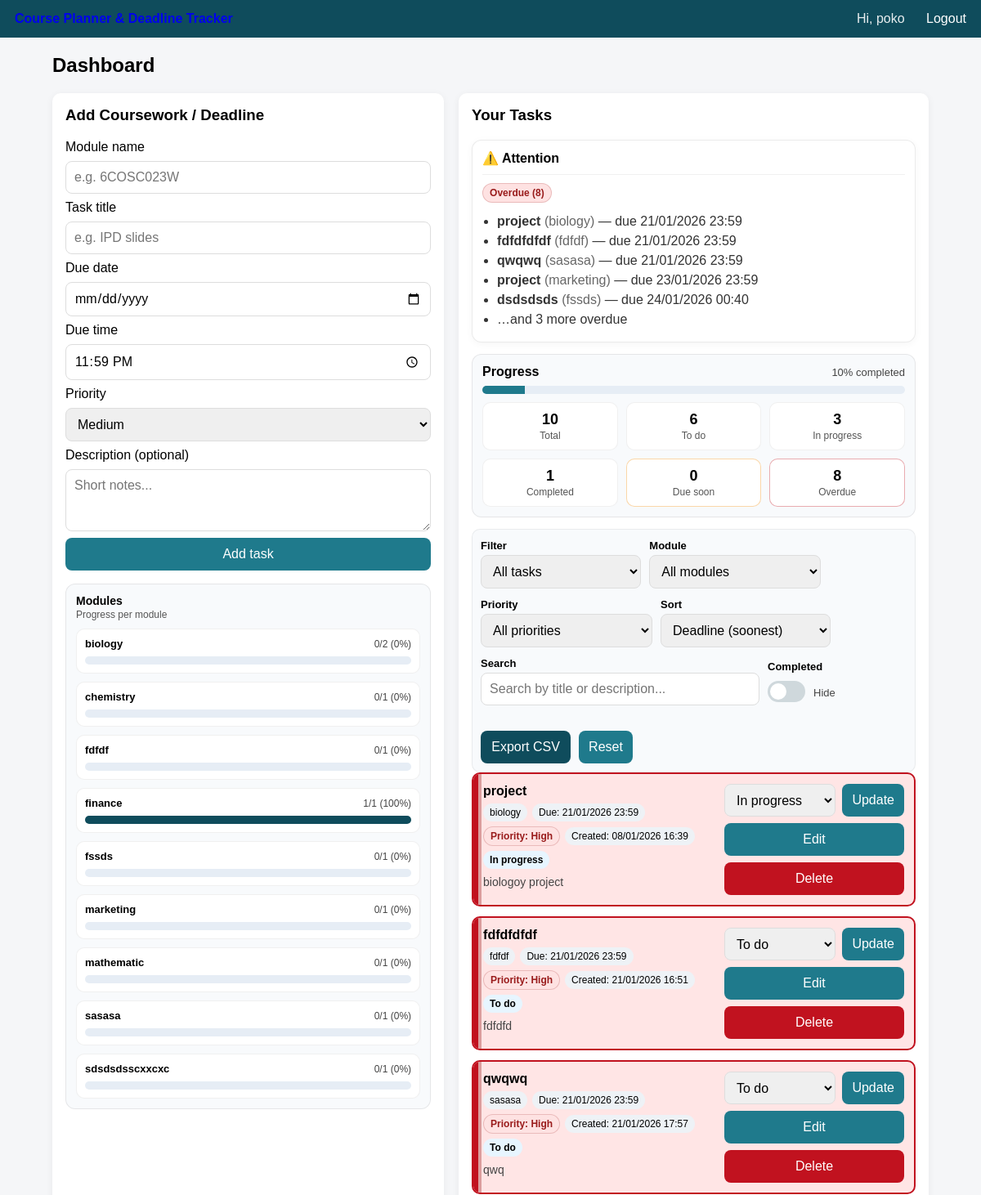
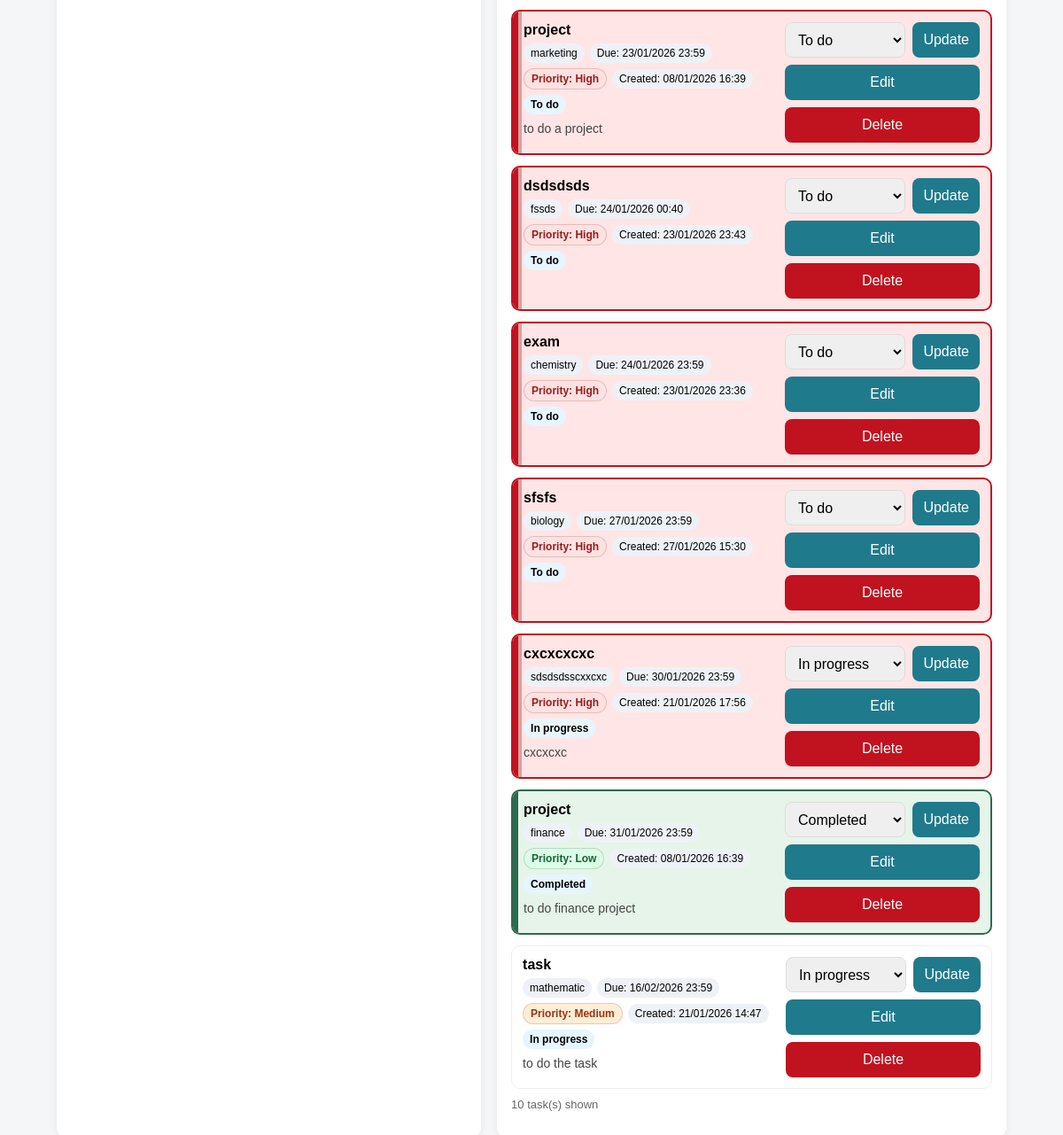
The app's page /dashboard (signed in) with its own data (2 pictures, top to bottom).
### tables this page shows
CREATE TABLE tasks (
    id INTEGER PRIMARY KEY AUTOINCREMENT,
    user_id INTEGER NOT NULL,
    module_name TEXT NOT NULL,
    title TEXT NOT NULL,
    description TEXT,
    due_date TEXT NOT NULL,
    status TEXT NOT NULL DEFAULT 'To do',
    created_at TEXT NOT NULL, priority TEXT NOT NULL DEFAULT 'Medium', due_time TEXT NOT NULL DEFAULT '23:59',
    FOREIGN KEY(user_id) REFERENCES users(id)
);

### app.py (the view, shortened to what this page needs)
@app.route("/dashboard", methods=["GET", "POST"])
def dashboard():
    if not login_required():
        return redirect(url_for("login"))
    conn = get_db()
    tasks_raw = conn.execute(
        "SELECT * FROM tasks WHERE user_id = ? ORDER BY due_date ASC, due_time ASC",
        (session["user_id"],),
    ).fetchall()
    conn.close()
    tasks = []
    now = datetime.now()
    today = date.today()
    total_tasks = 0
    todo_count = 0
    in_progress_count = 0
    completed_count = 0
    overdue_count = 0
    due_soon_count = 0
    module_set = set()
    module_summary_map: dict[str, dict] = {}
    attention = {"overdue": [], "due_today": [], "due_soon": []}
    for row in tasks_raw:
        task = dict(row)
        total_tasks += 1
        module_name = (task.get("module_name") or "").strip()
        if module_name:
            module_set.add(module_name)
            if module_name not in module_summary_map:
                module_summary_map[module_name] = {"module": module_name, "total": 0, "completed": 0}
            module_summary_map[module_name]["total"] += 1
        if task["status"] == "To do":
            todo_count += 1
        elif task["status"] == "In progress":
            in_progress_count += 1
        elif task["status"] == "Completed":
            completed_count += 1
            if module_name:
                module_summary_map[module_name]["completed"] += 1
        task["due_time"] = normalize_time_hhmm(task.get("due_time", "23:59"))
        due_dt = parse_due_datetime(task.get("due_date", ""), task.get("due_time", "23:59"))
        if task["status"] == "Completed":
            task["deadline_state"] = "completed"
        elif due_dt is not None and due_dt < now:
            task["deadline_state"] = "overdue"
            overdue_count += 1
        elif due_dt is not None and due_dt.date() == today:
            task["deadline_state"] = "due_today"
            due_soon_count += 1
        elif due_dt is not None and 0 < (due_dt.date() - today).days <= 3:
            task["deadline_state"] = "due_soon"
            due_soon_count += 1
        else:
            task["deadline_state"] = "normal"
        if task["status"] != "Completed":
            if task["deadline_state"] == "overdue":
                attention["overdue"].append(task)
            elif task["deadline_state"] == "due_today":
                attention["due_today"].append(task)
            elif task["deadline_state"] == "due_soon":
                attention["due_soon"].append(task)
        eff_pr, was_auto = effective_priority(
            task.get("due_date", ""),
            task.get("due_time", "23:59"),
            task.get("status", "To do"),
            task.get("priority", "Medium"),
        )
        task["priority_stored"] = normalize_priority(task.get("priority", "Medium"))
        task["priority"] = eff_pr
        task["priority_auto"] = was_auto
        task["due_date_display"] = format_ymd_date(task.get("due_date", ""))
        task["deadline_display"] = f"{task['due_date_display']} {task['due_time']}"
        task["created_at_display"] = format_iso_datetime(task.get("created_at", ""))
        task["due_iso"] = f"{task.get('due_date','')}T{task.get('due_time','23:59')}"
        tasks.append(task)
    completion_percent = 0 if total_tasks == 0 else round((completed_count / total_tasks) * 100)
    unique_modules = sorted([m for m in module_set if m])
    module_summary = []
    for m in sorted(module_summary_map.keys()):
        total = module_summary_map[m]["total"]
        completed = module_summary_map[m]["completed"]
        percent = 0 if total == 0 else round((completed / total) * 100)
        module_summary.append({"module": m, "total": total, "completed": completed, "percent": percent})
    return render_template(
        "dashboard.html",
        tasks=tasks,
        unique_modules=unique_modules,
        module_summary=module_summary,
        attention=attention,
        stats={
            "total": total_tasks,
            "todo": todo_count,
            "in_progress": in_progress_count,
            "completed": completed_count,
            "overdue": overdue_count,
            "due_soon": due_soon_count,
            "completion_percent": completion_percent,
        },
    )

### templates/dashboard.html (shortened to what this page needs)
{% extends "base.html" %}
{% block content %}
<h2>Dashboard</h2>
<div class="grid">
  <div class="card">
    <h3>Add Coursework / Deadline</h3>
    <form method="post" class="form">
      <label>Module name</label>
      <input name="module_name" placeholder="e.g. 6COSC023W" required>
      <label>Task title</label>
      <input name="title" placeholder="e.g. IPD slides" required>
      <label>Due date</label>
      <input id="addDueDate" name="due_date" type="date" required>
      <label>Due time</label>
      <input id="addDueTime" name="due_time" type="time" value="23:59" required>
      <label>Priority</label>
      <select id="addPriority" name="priority" required>
        <option value="Medium" selected>Medium</option>
      </select>
      <label>Description (optional)</label>
      <textarea name="description" rows="3" placeholder="Short notes..."></textarea>
      <button type="submit">Add task</button>
    </form>
    {% set ms = module_summary if module_summary is defined else [] %}
    <div class="module-panel">
      <div class="module-header">
        <div class="module-title">Modules</div>
        <div class="module-subtitle">Progress per module</div>
      </div>
      {% if ms and ms|length > 0 %}
        <div class="module-list">
          {% for m in ms %}
            <div class="module-row">
              <div class="module-row-top">
                <div class="module-name">{{ m["module"] }}</div>
                <div class="module-stats">{{ m["completed"] }}/{{ m["total"] }} ({{ m["percent"] }}%)</div>
              </div>
              <div class="module-progress">
                <div class="module-progress-fill" style="width: {{ m['percent'] }}%;"></div>
              </div>
            </div>
          {% endfor %}
        </div>
      {% else %}
        <p class="muted" style="margin:8px 0 0 0;">No modules yet. Add a task to begin tracking module progress.</p>
      {% endif %}
    </div>
  </div>
  <div class="card">
    <h3>Your Tasks</h3>
    {% set att = attention if attention is defined else {"overdue": [], "due_today": [], "due_soon": []} %}
    {% set od = att["overdue"] if att["overdue"] is defined else [] %}
    {% set dt = att["due_today"] if att["due_today"] is defined else [] %}
    {% set ds = att["due_soon"] if att["due_soon"] is defined else [] %}
    {% if (od and od|length > 0) or (dt and dt|length > 0) or (ds and ds|length > 0) %}
      <div class="alert-panel">
        <div class="alert-title">⚠️ Attention</div>
        {% if od and od|length > 0 %}
          <div class="alert-block">
            <div class="alert-label danger">Overdue ({{ od|length }})</div>
            <ul class="alert-list">
              {% for x in od[:5] %}
                <li>
                  <strong>{{ x["title"] }}</strong>
                  <span class="muted">({{ x["module_name"] }})</span>
                  — due {{ x["deadline_display"] }}
                </li>
              {% endfor %}
              {% if od|length > 5 %}
                <li class="muted">…and {{ od|length - 5 }} more overdue</li>
              {% endif %}
            </ul>
          </div>
        {% endif %}
      </div>
    {% endif %}
    {% if tasks %}
      <div class="stats-panel">
        <div class="stats-header">
          <div class="stats-title">Progress</div>
          <div class="stats-percent">{{ stats["completion_percent"] }}% completed</div>
        </div>
        <div class="progress-bar">
          <div class="progress-fill" style="width: {{ stats['completion_percent'] }}%;"></div>
        </div>
        <div class="stats-grid">
          <div class="stat-box">
            <div class="stat-number">{{ stats["total"] }}</div>
            <div class="stat-label">Total</div>
          </div>
          <div class="stat-box">
            <div class="stat-number">{{ stats["todo"] }}</div>
            <div class="stat-label">To do</div>
          </div>
          <div class="stat-box">
            <div class="stat-number">{{ stats["in_progress"] }}</div>
            <div class="stat-label">In progress</div>
          </div>
          <div class="stat-box">
            <div class="stat-number">{{ stats["completed"] }}</div>
            <div class="stat-label">Completed</div>
          </div>
          <div class="stat-box warning">
            <div class="stat-number">{{ stats["due_soon"] }}</div>
            <div class="stat-label">Due soon</div>
          </div>
          <div class="stat-box danger">
            <div class="stat-number">{{ stats["overdue"] }}</div>
            <div class="stat-label">Overdue</div>
          </div>
        </div>
      </div>
      <div class="filters">
        <div class="filters-row">
          <div class="filter-block">
            <label>Filter</label>
            <select id="filterState" onchange="applyFiltersAndSort()">
              <option value="all">All tasks</option>
            </select>
          </div>
          <div class="filter-block">
            <label>Module</label>
            <select id="filterModule" onchange="applyFiltersAndSort()">
              <option value="all">All modules</option>
            </select>
          </div>
          <div class="filter-block">
            <label>Priority</label>
            <select id="filterPriority" onchange="applyFiltersAndSort()">
              <option value="all">All priorities</option>
            </select>
          </div>
          <div class="filter-block">
            <label>Sort</label>
            <select id="sortBy" onchange="applyFiltersAndSort()">
              <option value="due_asc">Deadline (soonest)</option>
            </select>
          </div>
          <div class="filter-block grow">
            <label>Search</label>
            <input id="filterSearch" placeholder="Search by title or description..." oninput="applyFiltersAndSort()">
          </div>
          <div class="filter-block toggle-block">
            <label>Completed</label>
            <div class="toggle-row">
              <label class="toggle">
                <span class="toggle-slider"></span>
              </label>
              <span class="toggle-text">Hide</span>
            </div>
          </div>
          <div class="filter-block actions-block">
            <label>&nbsp;</label>
            <div class="actions-row">
              <a class="btn-link" href="{{ url_for('export_csv') }}">Export CSV</a>
              <button type="button" onclick="resetFilters()">Reset</button>
            </div>
          </div>
        </div>
      </div>
      <div class="task-list" id="taskList">
        {% for t in tasks %}
          <div class="task {{ t['deadline_state'] }}"
               id="task-{{ t['id'] }}"
               data-id="{{ t['id'] }}"
               data-state="{{ t['deadline_state'] }}"
               data-module="{{ t['module_name'] }}"
               data-title="{{ (t['title'] or '')|lower }}"
               data-desc="{{ (t['description'] or '')|lower }}"
               data-deadline="{{ t['due_iso'] }}"
               data-status="{{ t['status'] }}"
               data-priority="{{ t['priority'] if t['priority'] else 'Medium' }}">
            <div class="task-main">
              <div class="task-title">{{ t["title"] }}</div>
              <div class="task-meta">
                <span class="pill">{{ t["module_name"] }}</span>
                <span class="pill">Due: {{ t["deadline_display"] }}</span>
                <span class="pill priority-pill {{ (t['priority'] or 'Medium')|lower }}">
                  Priority: {{ t["priority"] or "Medium" }}
                </span>
                <span class="pill">Created: {{ t["created_at_display"] }}</span>
                <span class="pill status">{{ t["status"] }}</span>
              </div>
              {% if t["description"] %}
                <div class="task-desc">{{ t["description"] }}</div>
              {% endif %}
            </div>
            <div class="task-actions">
              <form method="post" action="{{ url_for('update_status', task_id=t['id']) }}">
                <select name="status">
                  <option {% if t["status"]=="To do" %}selected{% endif %}>To do</option>
                  <option {% if t["status"]=="In progress" %}selected{% endif %}>In progress</option>
                  <option {% if t["status"]=="Completed" %}selected{% endif %}>Completed</option>
                </select>
                <button type="submit">Update</button>
              </form>
              <button type="button" onclick="toggleEdit({{ t['id'] }})">Edit</button>
              <form method="post"
                    action="{{ url_for('delete_task', task_id=t['id']) }}"
                    class="delete-form"
                    data-title="{{ t['title']|e }}">
                <button class="danger" type="submit">Delete</button>
              </form>
            </div>
          </div>
        {% endfor %}
      </div>
      <p class="muted" id="resultsNote" style="margin-top:10px;"></p>
    {% endif %}
  </div>
</div>
{% endblock %}

### templates/base.html (shortened to what this page needs)
<!doctype html>
<html lang="en">
<head>
  <link rel="stylesheet" href="{{ url_for('static', filename='style.css', v=cache_bust) }}">
</head>
<body>
  <header class="topbar">
    <div class="brand">
      {% if session.get("user_id") %}
        <a class="link" href="{{ url_for('dashboard') }}" style="font-weight:700; text-decoration:none;">
          Course Planner & Deadline Tracker
        </a>
      {% else %}
        Course Planner & Deadline Tracker
      {% endif %}
    </div>
    <div class="nav">
      {% if session.get("user_id") %}
        <span class="user">Hi, {{ session.get("username") }}</span>
        <a class="link" href="{{ url_for('logout') }}">Logout</a>
      {% else %}
        <a class="link" href="{{ url_for('login') }}">Login</a>
        <a class="link" href="{{ url_for('register') }}">Register</a>
      {% endif %}
    </div>
  </header>
  <main class="container">
    {% block content %}{% endblock %}
  </main>
</body>
</html>

### records on screen
tasks: module "biology", completed "0", total "2", percent "0", title "project", module_name "biology", deadline_display "21/01/2026 23:59", t "High", created_at_display "08/01/2026 16:39", status "In progress", description "biologoy project"
tasks: module "chemistry", completed "0", total "1", percent "0", title "exam", module_name "chemistry", deadline_display "24/01/2026 23:59", t "High", created_at_display "23/01/2026 23:36", status "To do"
tasks: module "fdfdf", completed "0", total "1", percent "0", title "fdfdfdfdf", module_name "fdfdf", deadline_display "21/01/2026 23:59", t "High", created_at_display "21/01/2026 16:51", status "To do", description "fdfdfd"
tasks: module "finance", completed "1", total "1", percent "100", title "project", module_name "finance", deadline_display "31/01/2026 23:59", priority "Low", created_at_display "08/01/2026 16:39", status "Completed", description "to do finance project"
tasks: module "fssds", completed "0", total "1", percent "0", title "dsdsdsds", module_name "fssds", deadline_display "24/01/2026 00:40", priority "High", created_at_display "23/01/2026 23:43", status "To do"
tasks: module "marketing", completed "0", total "1", percent "0", title "project", module_name "marketing", deadline_display "23/01/2026 23:59", t "High", created_at_display "08/01/2026 16:39", status "To do", description "to do a project"
tasks: module "mathematic", completed "0", total "1", percent "0", title "task", module_name "mathematic", deadline_display "16/02/2026 23:59", priority "Medium", created_at_display "21/01/2026 14:47", status "In progress", description "to do the task"
tasks: module "sasasa", completed "0", total "1", percent "0", title "qwqwq", module_name "sasasa", deadline_display "21/01/2026 23:59", t "High", created_at_display "21/01/2026 17:57", status "To do", description "qwq"
tasks: module "sdsdsdsscxxcxc", completed "0", total "1", percent "0", title "cxcxcxcxc", module_name "sdsdsdsscxxcxc", deadline_display "30/01/2026 23:59", t "High", created_at_display "21/01/2026 17:56", status "In progress", description "cxcxcxc"
tasks: title "sfsfs", module_name "biology", deadline_display "27/01/2026 23:59", t "High", created_at_display "27/01/2026 15:30", status "To do"

### other values on screen
{{ session.get("username") }} "poko"
{{ od|length }} "8"
{{ od|length - 5 }} "3"
{{ stats["completion_percent"] }} "10"
{{ stats["total"] }} "10"
{{ stats["todo"] }} "6"
{{ stats["in_progress"] }} "3"
{{ stats["completed"] }} "1"
{{ stats["due_soon"] }} "0"
{{ stats["overdue"] }} "8"
